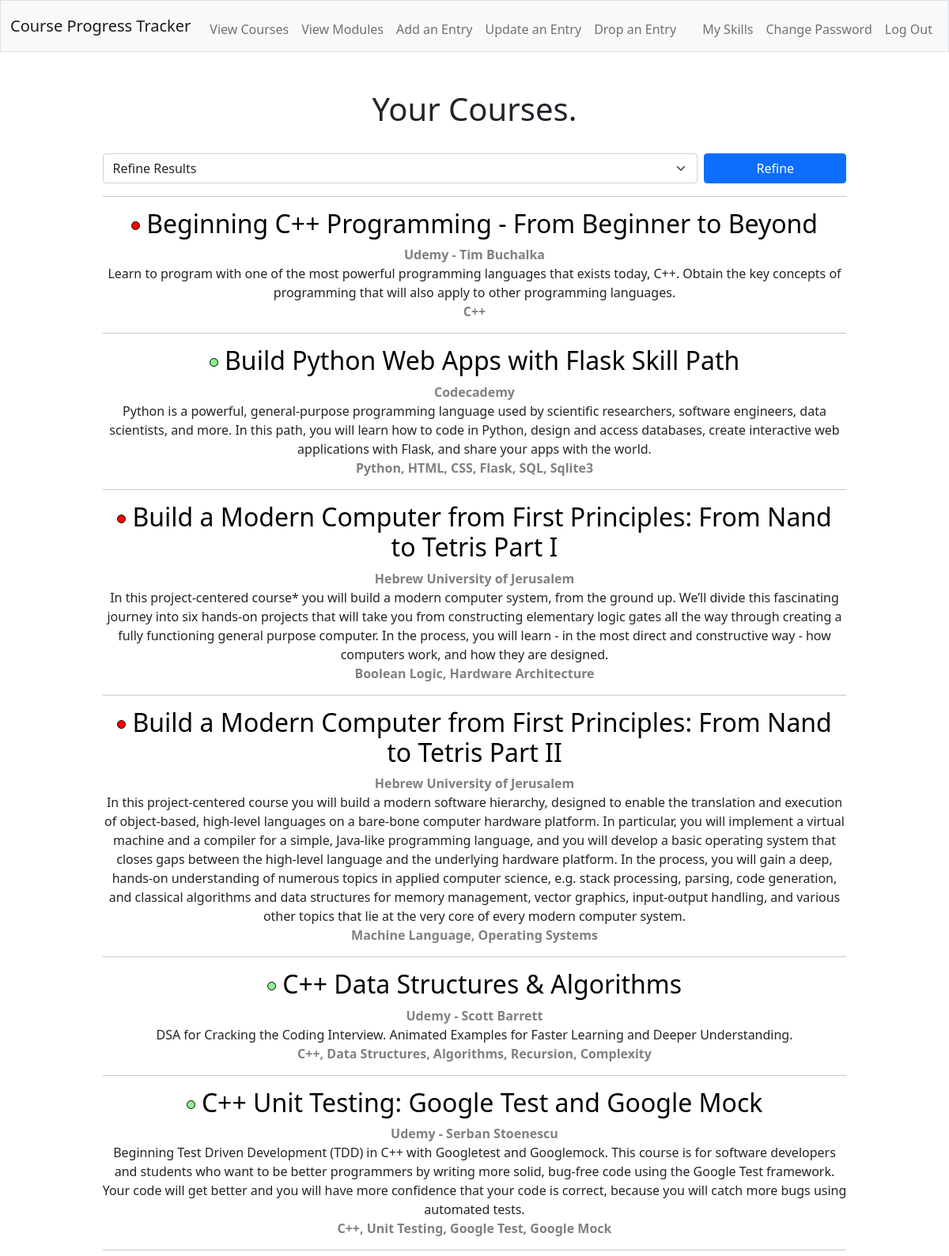
The page / (signed in, upper part) on the database its author committed.
### tables this page shows
CREATE TABLE "courses" (id INTEGER, user_id INTEGER NOT NULL, name TEXT NOT NULL UNIQUE, url TEXT, topics TEXT NOT NULL, desc TEXT NOT NULL, provider TEXT NOT NULL, is_complete INTEGER NOT NULL, is_course BOOL NOT NULL, PRIMARY KEY(id));

### app.py (the view)
@app.route("/", methods=["GET", "POST"])
@login_required
def index():
    if request.method == "POST" and request.form.get("sort_index"):
        sort_index = request.form.get("sort_index")
        match sort_index:
            case "provider":
                courses = db.execute(
                    "SELECT * FROM courses WHERE user_id = ? AND is_course = true ORDER BY provider, name",
                    (session["user_id"],)
                )
            case "completed":
                courses = db.execute(
                    "SELECT * FROM courses WHERE user_id = ? AND is_course = true ORDER BY is_complete DESC, name",
                    (session["user_id"],)
                )
            case "inProgress":
                courses = db.execute(
                    "SELECT * FROM courses WHERE user_id = ? AND is_course = true ORDER BY CASE is_complete WHEN 1 THEN 1 WHEN 2 THEN 2 WHEN 0 THEN 3 END, name",
                    (session["user_id"],)
                )
            case "incomplete":
                courses = db.execute(
                    "SELECT * FROM courses WHERE user_id = ? AND is_course = true ORDER BY is_complete ASC, name",
                    (session["user_id"],)
                )
            case "onlyCompleted":
                courses = db.execute(
                    "SELECT * FROM courses WHERE user_id = ? AND is_course = true AND is_complete = 2 ORDER BY name",
                    (session["user_id"],)
                )
            case "hideCompleted":
                courses = db.execute(
                    "SELECT * FROM courses WHERE user_id = ? AND is_course = true AND is_complete != 2 ORDER BY is_complete DESC, name",
                    (session["user_id"],)
                )
            case _: # name or anything else
                courses = db.execute(
                    "SELECT * FROM courses WHERE user_id = ? AND is_course = true ORDER BY name",
                    (session["user_id"],)
                )
    else:
        courses = db.execute(
            "SELECT * FROM courses WHERE user_id = ? AND is_course = true ORDER BY name",
            (session["user_id"],)
        )
    courses = courses.fetchall()
    if len(courses) == 0:
        return render_template("empty.html", type="courses", action="display")
    return render_template("index.html", courses=courses, type="Courses")

### app.py (called while the page is built)
@app.after_request
def after_request(response):
    response.headers["Cache-Control"] = "no-cache, no-store, must-revalidate"
    response.headers["Expires"] = 0
    response.headers["Pragma"] = "no-cache"
    return response

### helpers.py (called while the page is built)
def login_required(f):
    @wraps(f)
    def decorated_function(*args, **kwargs):
        if session.get("user_id") is None:
            return redirect("/login")
        return f(*args, **kwargs)
    return decorated_function

### templates/index.html (shortened to what this page needs)
{% extends "layout.html" %}
{% block main %}
    <h1>Your {{ type }}.</h1>
    <br>
    <div class="course">
        {% if type == "Courses" %}
        <form action="/" method="post">
        {% else %}
        <form action="/modules" method="post">
        {% endif %}
            <div class="mb-3 d-flex justify-content-between align-items-center">
                <select class="form-select flex-grow-1 me-2" name="sort_index">
                    <option selected disabled hidden>Refine Results</option>
                </select>
                <button class="btn btn-primary flex-grow-1" type="submit">Refine</button> <br>
            </div>
        </form>
        <hr>
    </div>
    {% for course in courses %}
        <div class="course">
            <h2>
                {% if course[7] == 2 %}
                    <span class="green dot"></span>
                {% elif course[7] == 1 %}
                    <span class="amber dot"></span>
                {% else %}
                    <span class="red dot"></span>
                {% endif %}
                {% if course[3] %}
                    <a href="{{ course[3] }}" target="_blank">{{ course[2] }}</a>
                {% else %}
                    {{ course[2] }}
                {% endif %}
            </h2>
            <aside>{{ course[6] }}</aside>
            <p>
                {{ course[5] }} <br>
                <aside>{{ course[4] }}</aside>
            </p>
            {% if not loop.last %}
            <hr>
            {% endif %}
        </div>
    {% endfor %}
{% endblock %}

### static/style.css (style rules this page uses)
body { display: flex; flex-direction: column; min-height: 100vh; }
p, aside { margin: 0; }
h2 > a { text-decoration: none; color: black; }
.course aside { font-weight: bold; color: grey; }
hr { margin: 15px auto; }
.dot { height: 11px; width: 11px; border: 1px solid black; border-radius: 50%; display: inline-block; position: relative; bottom: 4px; }
.green { background-color: lightgreen; }
.red { background-color: red; }
.course { width: 80%; margin: 0 auto; }
select { max-width: 80%; }
input, select { min-width: 80%; }

### rows shown on the page
courses: is_complete 0 (drawn), name "Beginning C++ Programming - From Beginner to Beyond", provider "Udemy - Tim Buchalka", desc "Learn to program with one of the most powerful programming languages that exists today, C++. Obtain the key concepts of programming that will also apply to other programming languages.", topics "C++"
courses: is_complete 2 (drawn), name "Build Python Web Apps with Flask Skill Path", provider "Codecademy", desc "Python is a powerful, general-purpose programming language used by scientific researchers, software engineers, data scientists, and more. In this path, you will learn how to code in Python, design and access databases, create interactive web applications with Flask, and share your apps with the world.", topics "Python, HTML, CSS, Flask, SQL, Sqlite3"
courses: is_complete 0 (drawn), name "Build a Modern Computer from First Principles: From Nand to Tetris Part I", provider "Hebrew University of Jerusalem", desc "In this project-centered course* you will build a modern computer system, from the ground up. We’ll divide this fascinating journey into six hands-on projects that will take you from constructing elementary logic gates all the way through creating a fully functioning general purpose computer. In the process, you will learn - in the most direct and constructive way - how computers work, and how they are designed.", topics "Boolean Logic, Hardware Architecture"
courses: is_complete 0 (drawn), name "Build a Modern Computer from First Principles: From Nand to Tetris Part II", provider "Hebrew University of Jerusalem", desc "In this project-centered course you will build a modern software hierarchy, designed to enable the translation and execution of object-based, high-level languages on a bare-bone computer hardware platform. In particular, you will implement a virtual machine and a compiler for a simple, Java-like programming language, and you will develop a basic operating system that closes gaps between the high-level language and the underlying hardware platform. In the process, you will gain a deep, hands-on understanding of numerous topics in applied computer science, e.g. stack processing, parsing, code generation, and classical algorithms and data structures for memory management, vector graphics,…", topics "Machine Language, Operating Systems"
courses: is_complete 2 (drawn), name "C++ Data Structures & Algorithms", provider "Udemy - Scott Barrett", desc "DSA for Cracking the Coding Interview. Animated Examples for Faster Learning and Deeper Understanding.", topics "C++, Data Structures, Algorithms, Recursion, Complexity"
courses: is_complete 2 (drawn), name "C++ Unit Testing: Google Test and Google Mock", provider "Udemy - Serban Stoenescu", desc "Beginning Test Driven Development (TDD) in C++ with Googletest and Googlemock. This course is for software developers and students who want to be better programmers by writing more solid, bug-free code using the Google Test framework. Your code will get better and you will have more confidence that your code is correct, because you will catch more bugs using automated tests.", topics "C++, Unit Testing, Google Test, Google Mock"

### other values the page prints
{{ type }} "Courses"
